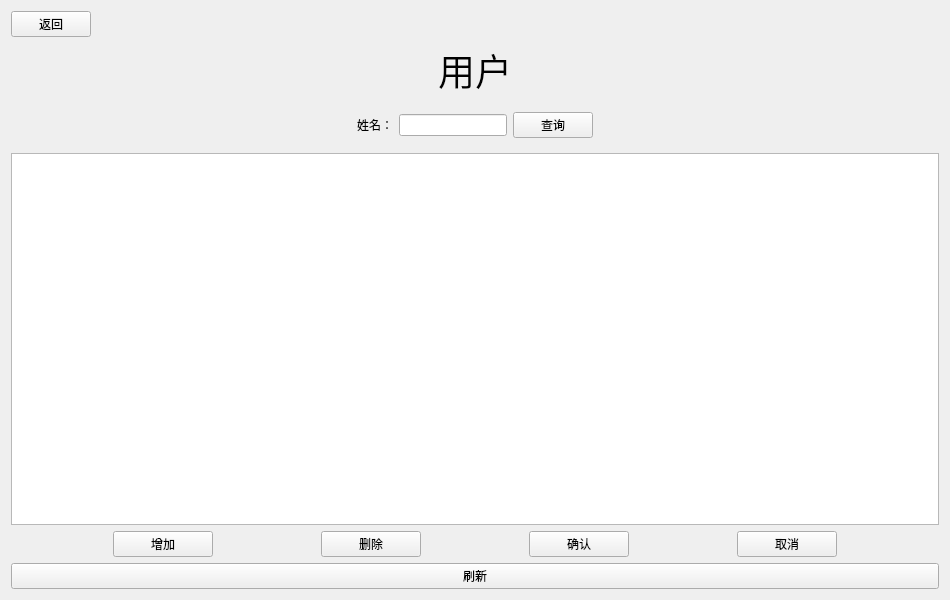
<?xml version="1.0" encoding="UTF-8"?>
<ui version="4.0">
 <class>UserManangeForm</class>
 <widget class="QWidget" name="UserManangeForm">
  <property name="geometry">
   <rect>
    <x>0</x>
    <y>0</y>
    <width>950</width>
    <height>600</height>
   </rect>
  </property>
  <property name="windowTitle">
   <string>Form</string>
  </property>
  <layout class="QGridLayout" name="gridLayout">
   <item row="0" column="0">
    <widget class="QPushButton" name="pushButton_close">
     <property name="maximumSize">
      <size>
       <width>80</width>
       <height>16777215</height>
      </size>
     </property>
     <property name="text">
      <string>返回</string>
     </property>
    </widget>
   </item>
   <item row="1" column="0">
    <spacer name="horizontalSpacer">
     <property name="orientation">
      <enum>Qt::Horizontal</enum>
     </property>
     <property name="sizeHint" stdset="0">
      <size>
       <width>77</width>
       <height>20</height>
      </size>
     </property>
    </spacer>
   </item>
   <item row="1" column="1">
    <widget class="QLabel" name="label">
     <property name="font">
      <font>
       <family>Agency FB</family>
       <pointsize>28</pointsize>
      </font>
     </property>
     <property name="text">
      <string>用户</string>
     </property>
     <property name="alignment">
      <set>Qt::AlignCenter</set>
     </property>
    </widget>
   </item>
   <item row="1" column="2">
    <spacer name="horizontalSpacer_2">
     <property name="orientation">
      <enum>Qt::Horizontal</enum>
     </property>
     <property name="sizeHint" stdset="0">
      <size>
       <width>71</width>
       <height>20</height>
      </size>
     </property>
    </spacer>
   </item>
   <item row="2" column="0">
    <spacer name="horizontalSpacer_10">
     <property name="orientation">
      <enum>Qt::Horizontal</enum>
     </property>
     <property name="sizeHint" stdset="0">
      <size>
       <width>77</width>
       <height>20</height>
      </size>
     </property>
    </spacer>
   </item>
   <item row="2" column="1">
    <widget class="QWidget" name="widget_2" native="true">
     <layout class="QHBoxLayout" name="horizontalLayout_2">
      <item>
       <spacer name="horizontalSpacer_8">
        <property name="orientation">
         <enum>Qt::Horizontal</enum>
        </property>
        <property name="sizeHint" stdset="0">
         <size>
          <width>40</width>
          <height>20</height>
         </size>
        </property>
       </spacer>
      </item>
      <item>
       <widget class="QLabel" name="label_2">
        <property name="text">
         <string>姓名：</string>
        </property>
       </widget>
      </item>
      <item>
       <widget class="QLineEdit" name="lineEdit_find"/>
      </item>
      <item>
       <widget class="QPushButton" name="pushButton_find">
        <property name="text">
         <string>查询</string>
        </property>
       </widget>
      </item>
      <item>
       <spacer name="horizontalSpacer_9">
        <property name="orientation">
         <enum>Qt::Horizontal</enum>
        </property>
        <property name="sizeHint" stdset="0">
         <size>
          <width>40</width>
          <height>20</height>
         </size>
        </property>
       </spacer>
      </item>
     </layout>
    </widget>
   </item>
   <item row="2" column="2">
    <spacer name="horizontalSpacer_11">
     <property name="orientation">
      <enum>Qt::Horizontal</enum>
     </property>
     <property name="sizeHint" stdset="0">
      <size>
       <width>71</width>
       <height>20</height>
      </size>
     </property>
    </spacer>
   </item>
   <item row="3" column="0" colspan="3">
    <widget class="QTableView" name="tableView"/>
   </item>
   <item row="4" column="0" colspan="3">
    <widget class="QWidget" name="widget" native="true">
     <layout class="QHBoxLayout" name="horizontalLayout">
      <property name="leftMargin">
       <number>0</number>
      </property>
      <property name="topMargin">
       <number>0</number>
      </property>
      <property name="rightMargin">
       <number>0</number>
      </property>
      <property name="bottomMargin">
       <number>0</number>
      </property>
      <item>
       <spacer name="horizontalSpacer_3">
        <property name="orientation">
         <enum>Qt::Horizontal</enum>
        </property>
        <property name="sizeHint" stdset="0">
         <size>
          <width>40</width>
          <height>20</height>
         </size>
        </property>
       </spacer>
      </item>
      <item>
       <widget class="QPushButton" name="pushButton_add">
        <property name="minimumSize">
         <size>
          <width>100</width>
          <height>0</height>
         </size>
        </property>
        <property name="text">
         <string>增加</string>
        </property>
       </widget>
      </item>
      <item>
       <spacer name="horizontalSpacer_5">
        <property name="orientation">
         <enum>Qt::Horizontal</enum>
        </property>
        <property name="sizeHint" stdset="0">
         <size>
          <width>40</width>
          <height>20</height>
         </size>
        </property>
       </spacer>
      </item>
      <item>
       <widget class="QPushButton" name="pushButton_delete">
        <property name="minimumSize">
         <size>
          <width>100</width>
          <height>0</height>
         </size>
        </property>
        <property name="text">
         <string>删除</string>
        </property>
       </widget>
      </item>
      <item>
       <spacer name="horizontalSpacer_6">
        <property name="orientation">
         <enum>Qt::Horizontal</enum>
        </property>
        <property name="sizeHint" stdset="0">
         <size>
          <width>40</width>
          <height>20</height>
         </size>
        </property>
       </spacer>
      </item>
      <item>
       <widget class="QPushButton" name="pushButton_sure">
        <property name="minimumSize">
         <size>
          <width>100</width>
          <height>0</height>
         </size>
        </property>
        <property name="text">
         <string>确认</string>
        </property>
       </widget>
      </item>
      <item>
       <spacer name="horizontalSpacer_7">
        <property name="orientation">
         <enum>Qt::Horizontal</enum>
        </property>
        <property name="sizeHint" stdset="0">
         <size>
          <width>40</width>
          <height>20</height>
         </size>
        </property>
       </spacer>
      </item>
      <item>
       <widget class="QPushButton" name="pushButton_cancel">
        <property name="minimumSize">
         <size>
          <width>100</width>
          <height>0</height>
         </size>
        </property>
        <property name="text">
         <string>取消</string>
        </property>
       </widget>
      </item>
      <item>
       <spacer name="horizontalSpacer_4">
        <property name="orientation">
         <enum>Qt::Horizontal</enum>
        </property>
        <property name="sizeHint" stdset="0">
         <size>
          <width>40</width>
          <height>20</height>
         </size>
        </property>
       </spacer>
      </item>
     </layout>
    </widget>
   </item>
   <item row="5" column="0" colspan="3">
    <widget class="QPushButton" name="pushButton_refresh">
     <property name="text">
      <string>刷新</string>
     </property>
    </widget>
   </item>
  </layout>
 </widget>
 <resources/>
 <connections/>
</ui>
